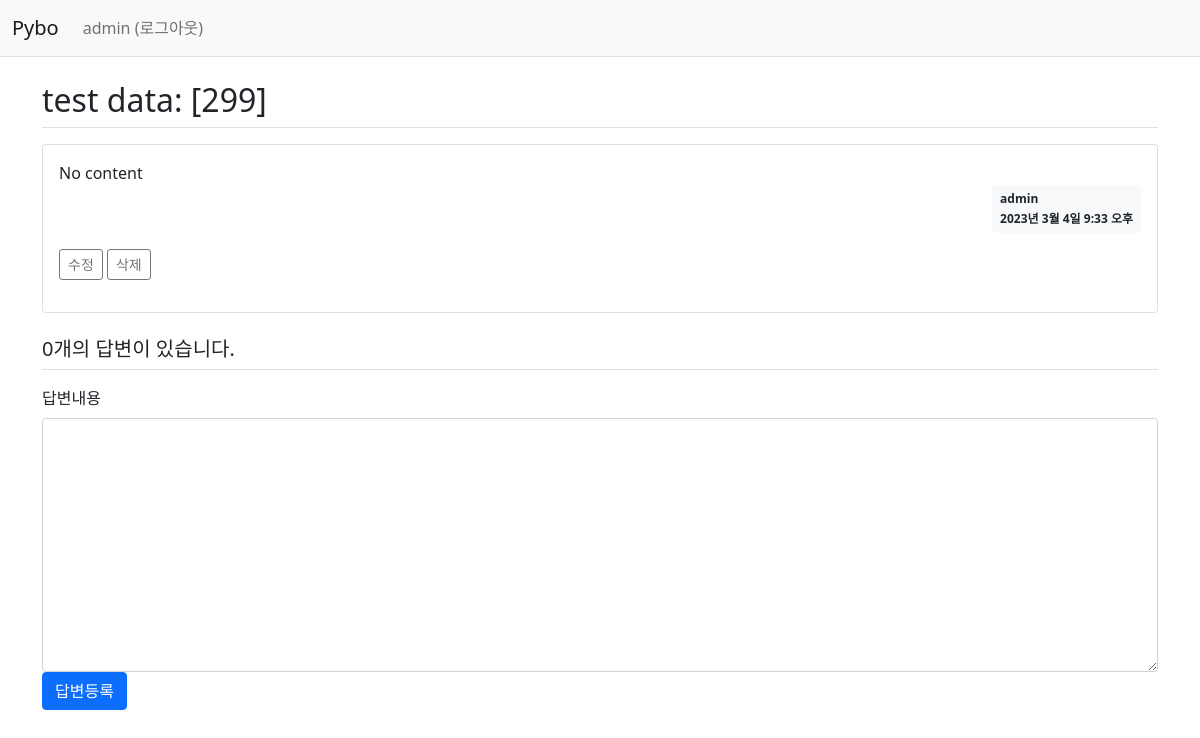
Before: /pybo/303/ (signed in) with the older database file.
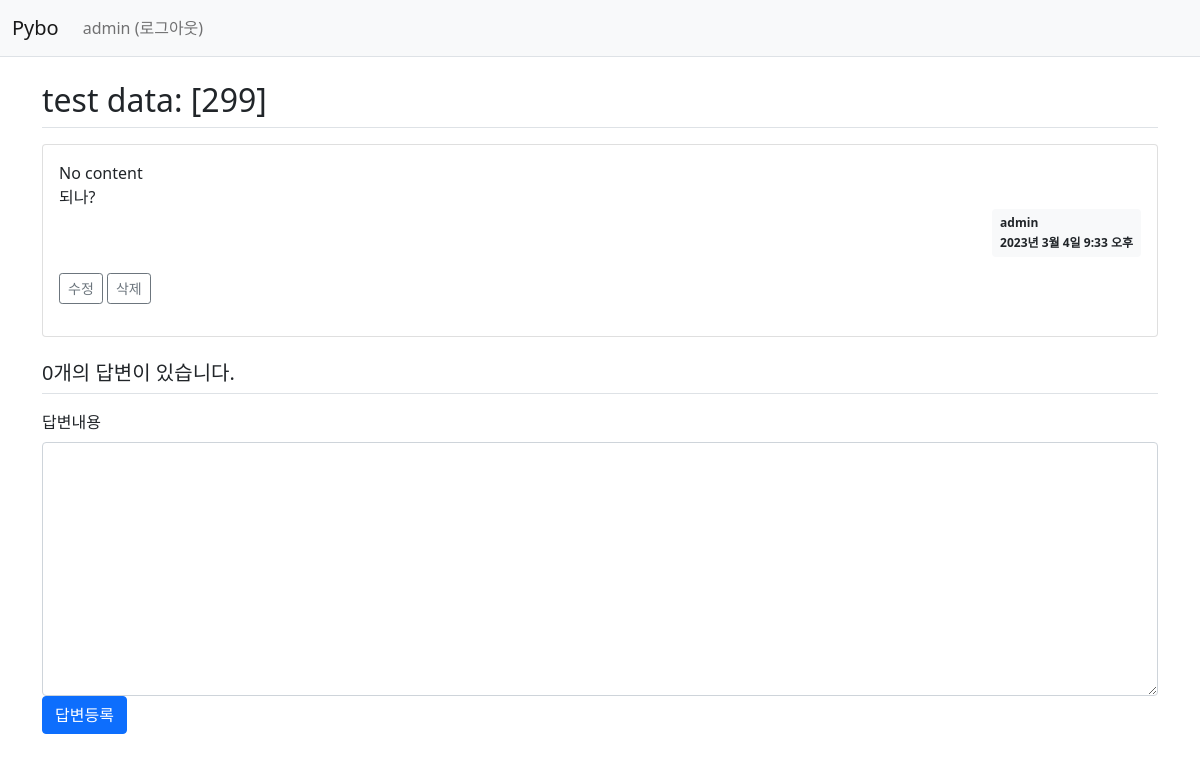
After: the same page with the newer database file.
### pybo/models.py (models this page shows, shortened)
class Question(models.Model):
    author = models.ForeignKey(User, on_delete=models.CASCADE)
    subject= models.CharField(max_length=200)
    content = models.TextField()
    create_date = models.DateTimeField()
    modify_date = models.DateTimeField(null=True, blank=True)

### pybo/views.py (the view)
# urls.py: path('<int:question_id>/', views.detail, name='detail'),
def detail(request, question_id):
    question = get_object_or_404(Question, pk=question_id)
    context = {'question': question}
    return render(request, 'pybo/question_detail.html', context)

### templates/pybo/question_detail.html (shortened to what this page needs)
{% extends 'base.html' %}
{% block content %}
<div class="container my-3">
    <h2 class="border-bottom py-2">{{ question.subject }}</h2>
    <div class="card my-3">
        <div class="card-body">
            <div class="card-text" style="white-space: pre-line;">{{ question.content }}</div>
            <div class="d-flex justify-content-end">
                <div class="badge bg-light text-dark p-2 text-start">
                    <div class="mb-2">{{question.author.username}}</div>
                    <div>{{ question.create_date }}</div>
                </div>
            </div>
            <div class="my-3">
                {% if request.user == question.author %}
                <a href="{% url 'pybo:question_modify' question.id %}"
                class = "btn btn-sm btn-outline-secondary">수정</a>
                <a href="javascript:void(0)" class="delete btn btn-sm btn-outline-secondary" data-uri="{% url 'pybo:question_delete' question.id %}">삭제</a>
                {% endif %}
            </div>
        </div>
    </div>
    <h5 class="border-bottom my-3 py-2">{{question.answer_set.count}}개의 답변이 있습니다.</h5>
    <form action="{% url 'pybo:answer_create' question.id %}" method="post" class="my-3">
        <div class="form-group">
            <label for="content" class="form-label">답변내용</label>
            <textarea {% if not user.is_authenticated %}disabled{% endif %}
            name="content" id="content" class="form-control" rows="10"></textarea>
        </div>
        <input type="submit" value="답변등록" class="btn btn-primary">
    </form>
</div>
{% endblock %}

### templates/base.html (shortened to what this page needs)
{% load static %}
<!doctype html>
<html lang="ko">
<head>
    <link rel="stylesheet" type="text/css" href="{% static 'bootstrap.min.css' %}">
    <link rel="stylesheet" type="text/css" href="{% static 'style.css' %}">
</head>
<body>
{% include "navbar.html" %}
{% block content %}
{% endblock %}
</body>
</html>

### templates/navbar.html (shortened to what this page needs)
<nav class="navbar navbar-expand-lg navbar-light bg-light border-bottom">
    <div class="container-fluid">
        <a class="navbar-brand" href="{% url 'pybo:index' %}">Pybo</a>
        <div class="collapse navbar-collapse" id="navbarSupportedContent">
            <ul class="navbar-nav me-auto mb-2 mb-lg-0">
                <li class="nav-item">
                    {% if user.is_authenticated %}
                    <a class="nav-link" href="{% url 'common:logout' %}">{{ user.username }} (로그아웃)</a>
                    {% else %}
                    <a class="nav-link" href="{% url 'common:login' %}">로그인</a>
                    {% endif %}
                </li>
            </ul>
        </div>
    </div>
</nav>

Changed rows visible on the page:
changed Question "test data: [299]": content "No content" → "No content 되나?"
